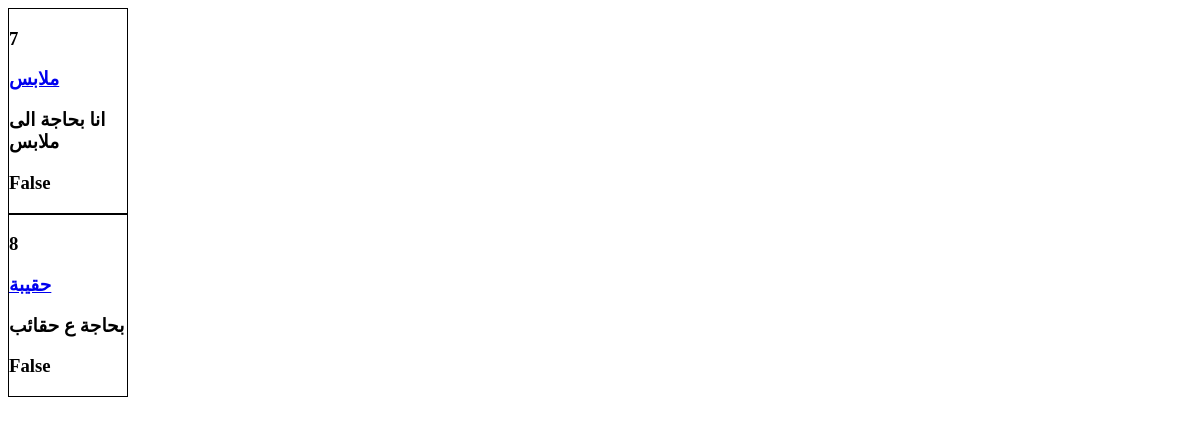
The page /sponsor/kafalat/ on the database as committed earlier.
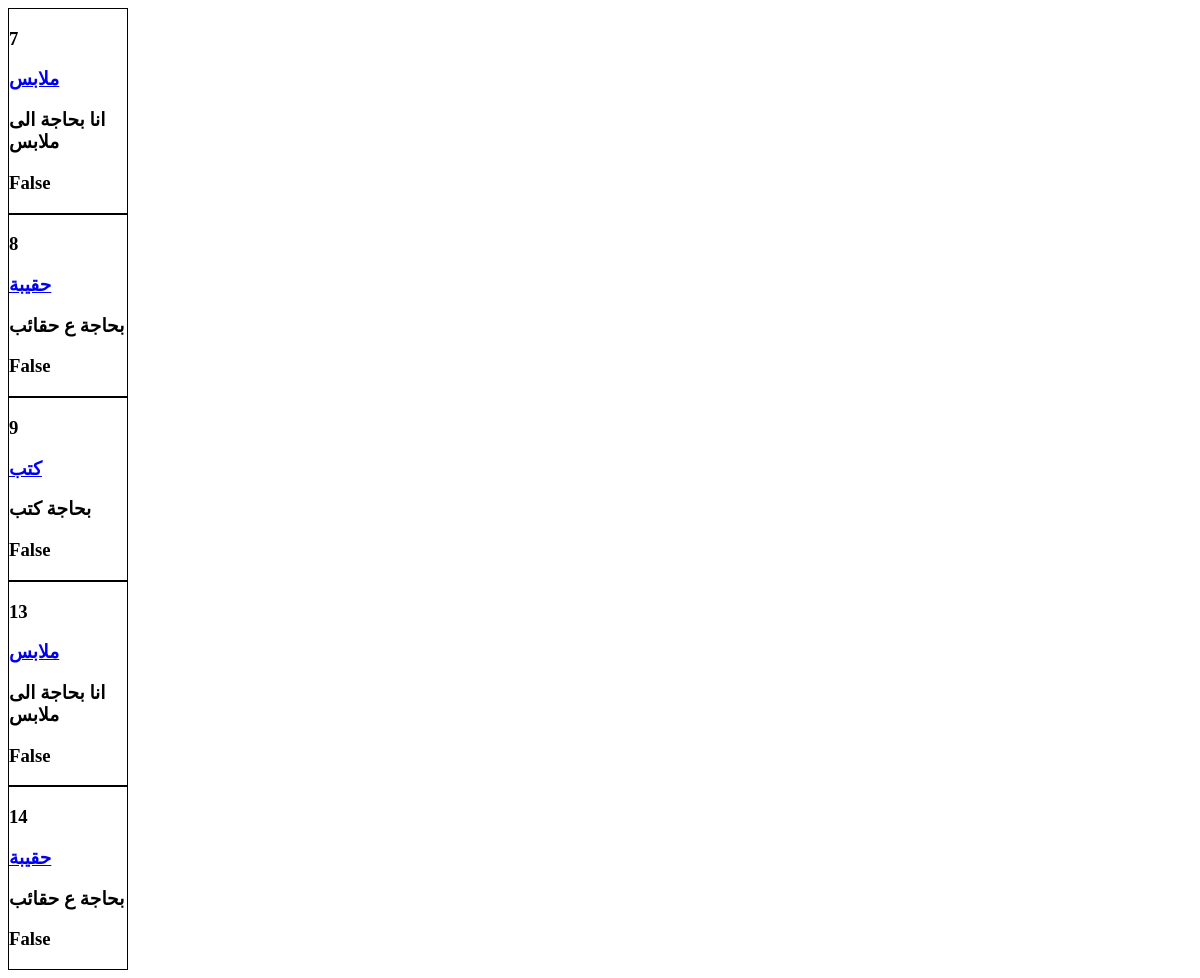
The same page on the database as committed later.
### Students/models.py (models this page shows, shortened)
class Req_st(models.Model):
    title=models.CharField(max_length=200)
    info=models.TextField(max_length=1900)
    sender=models.CharField(max_length=200)
    date_up=models.DateField(auto_now_add=True)
    sponser=models.CharField(max_length=200,blank=True)
    approved=models.BooleanField(default=False)
    req_spon=models.CharField(max_length=250,blank=True)
    disable=models.BooleanField(default=False)

### Sponsors/views.py (the view)
@requires_csrf_token
def displayKafalat(request):
    k = Req_st.objects.filter(sponser='',req_spon='')
    return render(request, 'kafalat.html',{'k':k})

### Sponsors/templates/kafalat.html (shortened to what this page needs)
<!DOCTYPE html>
<html>
<head>
</head>
<body>
                {% for i in k %}
    <div>
                    <h3 scope="row">{{ i.id | safe }}</h3>
                    <h3><a href="{{i.id}}">{{ i.title | safe }}</a> </h3>
                    <h3>{{ i.info | safe }}</h3>
                    <h3>{{ i.approved | safe }}</h3>
    </div>
                {% endfor %}
</body>
</html>

### Sponsors/templates/kafalat.html (style rules this page uses)
div { border-style: solid; border-width: 1px; width : 10%; }

Rows that differ between the two databases and show on the page:
added Req_st: id "9", title "كتب", info "بحاجة كتب", approved "False"
added Req_st: id "13", title "ملابس", info "انا بحاجة الى ملابس", approved "False"
added Req_st: id "14", title "حقيبة", info "بحاجة ع حقائب", approved "False"
